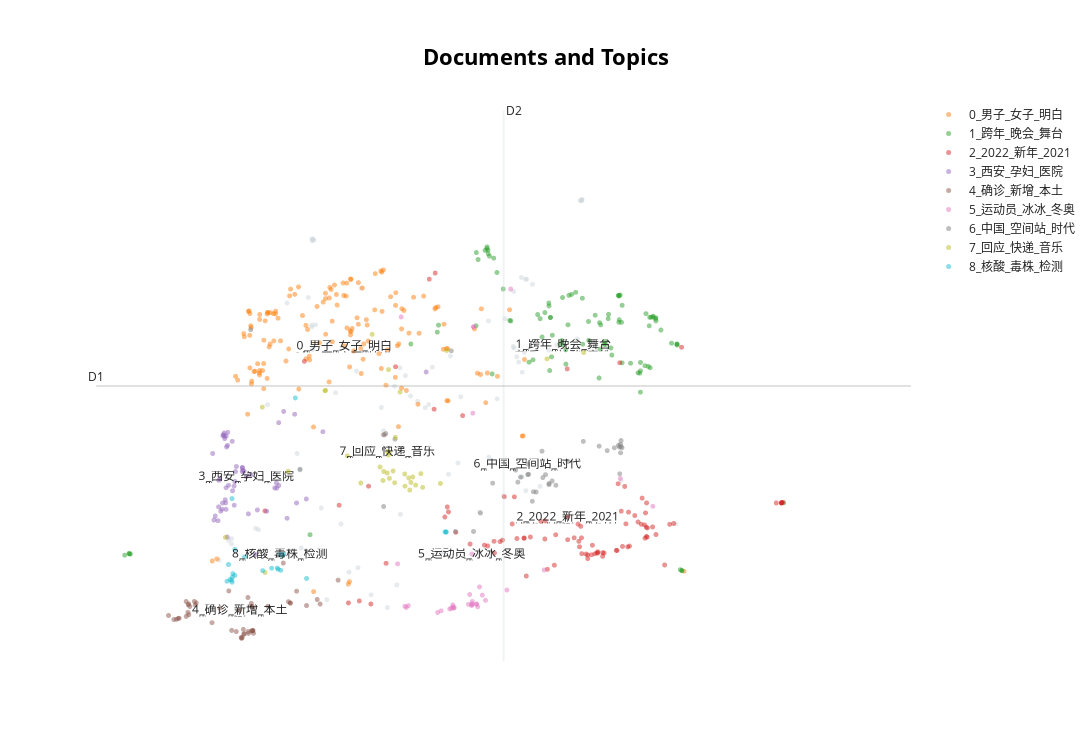

The notebook cell this image was saved under:
### Code cell
topic_model.visualize_documents(docs)

### Figure 1 — Plotly figure (JSON) as saved in the notebook; plotly's stock layout.template omitted (floating-point values rounded to 4 significant figures; data arrays with more than 128 entries replaced by an {"elided": "..."} marker saying what was removed)
{"data": [{"hoverinfo": "text", "hovertext": ["小敏家 刘小捷 徐正 离婚", "九连 集体 决心书 好感", "新郎 巨型机 甲 进村 接亲 引 村民 围观", "我国 第二台 华龙 一号 核电机组 并网 成功", "山东 4 岁 患儿 成 SMA 靶向 药 砍价 首例 受益者", "点 泡泡鱼 下来 取", "小敏家 刘小捷 徐正 离婚", "张艺兴 一首歌 送给 追梦", "近距离 接触 鲨鱼 体验", "金靖 杨 超越 同框 杀伤力 太", "萌宝 台下 排练 2 上台 纹丝不动", "清华 学霸 合唱团 多语种 唱登 鹳雀楼", "肖战 王牌 部队 人设", "拥有 百万 粉丝 网红 荷兰猪", "天生 发际 线高 体验", "万物 皆 可变 蛋糕", "丁真 听 声音 辨别 野生动物", "沉浸 式 恐怖片 体验", "灵魂 砍价 谈判代表 转正", "忙 整年 付出 奉献 收获", "朝鲜 5 试射 高超音速 导弹", "南方 狗 东北 过年", "哈萨克斯坦 首都 进入 紧急状态", "美国 宇航员 返回 地球 制造 事故", "70 万 砍 3 万 3 救命 药 开打", "事业 重要 感情 重要", "七成 清华 毕业生 进入 体制 就业", "8090 童年 画面 整 破防", "2 分钟 快速 缓解 胃痛", "体重 尿酸 很大 关系", "12306 售票 退票 新 变化", "东北 说话 唱歌 两 张嘴", "印 士兵 边境 互致问候 交换 糖果", "智利 车厘子 一斤 不到 30 元", "新版 国家 医保 药品 目录 1 1 启用", "俄 正向 哈萨克斯坦 投送 维和部队 俄 分队", "俄产 装甲车 开往 哈萨克斯坦 首都", "东北 铁锅 炖 仙里 仙气", "留学生 被害 案件 影视 化", "相声 馆里 学 钳工", "丁真 听 声音 辨别 野生动物", "不能 仅以 出轨 请求 离婚", "4 招 放松 肩颈 酸痛", "金钱 外交 改变 不了 台独 覆灭 大势", "一首 孤 勇者 炸 出 LPL 粉丝", "阿森纳 1 2 曼城", "辛芷蕾 陈坤 谈恋爱 太难", "肖思远 生前 连队 收到 一面 特殊 国旗", "学霸 复习考试 种 体验", "头发 过多 种 体验", "邓超用 录音 喇叭 点单 机智", "见 艺术 感 旧物 利用", "五哈 突袭 后期 守护 镜头", "蒲熠星 行走 显微镜", "数十 暴徒 企图 袭击 阿拉木图 警局 击毙", "京 港澳 天地 对话", "李茂扮 太子 票房 破 亿", "陌生 网络 链接 千万别 点", "长白山 千元 网红 民宿 测评", "国旗护卫队 96 正步 代表 960 万平方公里", "恒 大海 花岛 39 栋楼 责令 拆除", "东北 人有 离不开 酱", "航拍 美国 山火 过后 骇人 场景", "山东 4 岁 患儿 成 SMA 靶向 药 砍价 首例 受益者", "丁真 呼吁 保护 野生动物 守好 家乡 山水", "白宫 否认 煽动 哈萨克斯坦 骚乱", "谷爱凌 3 天内 2 次 夺冠", "港珠澳 大桥 老朋友 来看", "刘 舞蹈 打破 煤气灯 效应", "金靖 杨 超越 同框 杀伤力 太", "韩称 韩方 1 越线 前往 朝鲜", "李幼斌 钟楚曦演 父女", "四川 江油 发生 严重 车祸 8 死 19 伤", "长白山 千元 网红 民宿 测评", "8090 童年 画面 整 破防", "穿越 海峡两岸 从来 一家", "一家 三口 卧室 烤火 一氧化碳 中毒", "承担 全国 三分之一 外防 输入", "7 种 罕见 病 用药 纳入 医保", "这是 人类 幼崽 智商 天花板", "彩色 动图 感受 太阳活动 震撼", "东北 铁锅 炖 仙里 仙气", "民之所忧 必念 之民 盼 必行", "近距离 接触 鲨鱼 体验", null], "marker": {"color": "#CFD8DC", "opacity": 0.5, "size": 5}, "mode": "markers+text", "name": "other", "showlegend": false, "type": "scattergl", "x": [3.973, 6.134, 4.444, 6.229, 3.095, 5.514, 3.973, 4.902, 6.824, 6.187, 4.869, 6.773, 5.169, 5.839, 6.82, 4.491, 6.227, 6.817, 5.206, 7.811, 4.459, 3.975, 4.728, 6.38, 4.073, 5.927, 4.907, 6.097, 3.41, 2.994, 5.741, 3.977, 4.846, 4.28, 4.131, 4.722, 4.728, 3.984, 3.817, 5.243, 6.238, 4.012, 3.38, 5.542, 4.222, 4.769, 6.01, 5.013, 6.814, 6.803, 6.299, 6.102, 6.155, 6.191, 4.706, 5.435, 5.994, 5.414, 3.846, 5.356, 3.506, 3.994, 6.214, 3.126, 6.182, 4.743, 4.598, 3.981, 6.558, 6.189, 4.364, 5.835, 2.068, 3.85, 6.104, 7.235, 3.712, 3.862, 3.125, 3.936, 6.471, 3.984, 4.96, 6.816, 5.088], "y": [8.197, 7.669, 7.418, 5.317, 4.444, 5.803, 8.228, 7.476, 10.43, 5.56, 3.661, 7.984, 6.775, 5.906, 10.43, 8.876, 9.034, 10.41, 6.832, 4.734, 3.964, 9.742, 6.302, 5.393, 5.014, 6.932, 4.9, 7.851, 4.632, 4.095, 4.945, 9.708, 7.153, 4.733, 3.402, 6.293, 6.37, 9.738, 5.97, 7.488, 9.031, 8.233, 4.655, 6.967, 7.038, 3.264, 8.34, 6.981, 10.42, 10.42, 8.944, 8.819, 7.576, 7.398, 6.779, 7.685, 5.222, 5.606, 5.689, 4.238, 6.828, 9.721, 7.748, 4.474, 9.065, 6.29, 3.488, 7.799, 7.878, 5.559, 3.886, 8.301, 4.214, 5.68, 7.826, 5.496, 8.615, 4.311, 4.382, 8.713, 7.788, 9.73, 7.339, 10.42, 6.889]}, {"hoverinfo": "text", "hovertext": {"elided": "147 str values"}, "marker": {"opacity": 0.5, "size": 5}, "mode": "markers+text", "name": "0_男子_女子_明白", "text": {"elided": "147 str values"}, "textfont": {"size": 12}, "type": "scattergl", "x": {"elided": "147 float values"}, "y": {"elided": "147 float values"}}, {"hoverinfo": "text", "hovertext": ["张继科 湖南卫视 跨年 晚会", "小姐姐 带 爆笑 跨年 舞台", "左其 铂 新歌 HOLLAHOLLA 上头", "EDG 首支 官方 应援 曲", "李斯 丹妮 一个 一台 晚会", "人间 高质量 美景 馋 哭", "令人 心动 offer 李不言", "王艺瑾 新剧 开局 一座 山 开机", "华坪 女高 学生 跨年 夜齐 喊 张老师 新年快乐", "奥特曼 参加 跨年 晚会", "牛骏峰 谭 维维 合唱 泉州 南音", "毛 不易 大湾 区 唱 入海", "何炅 晒 你好 星期六 上班", "长沙 市民 街头 吃辣条 跨", "江南 征 表情 戏 拿捏", "许嵩 B 站 跨 晚会 唱 素颜", "五月天 周杰伦 合唱", "上戏 416 女团 重聚 演绎 探窗", "古人 跨 夜 朋友圈 文案", "高粱 江南 征说 7 永远", "萧敬腾 小鬼 合作 舞台 太炸", "王一博 廿跨 晚会 彩排 花絮 视频", "陈小春 张智霖 林晓峰 爷青回 合唱", "开端 预告 信息量 好大", "跨年 晚会 明星 名 场面", "云南 宁蒗 地震 造成 22 受伤", "张艺兴 大湾 区唱 未来 梦", "阴阳师 奥妙 祭 广州 站", "跨年 夜 千万 网友 陪 边防战士 站岗", "湖南卫视 跨年 晚会", "顾一野 江南 征在 初见 车站 牵手", "周深 跨 晚会 试 音视频", "顾一野 江南 征 BE 美学", "萧敬腾 小鬼 合作 舞台 太炸", "哈利波 特 剧组 重聚 特别节目 上线", "云南 宁蒗 地震 造成 15 受伤", "刘德华 易 烊 千玺 奇迹 主题曲", "赵又廷 发博为 高圆圆 完美 伴侣 call", "张若昀 李庚希 告别 戏 嗑", "跨年 晚会 现场 神仙 打架", "跨年 主持人 经典 名 场面 大盘 点", "杨千嬅 反贪 5 推广 曲 MV", "fx 初 智齿 舞台", "丁真 低头 看娃 瞬间 太有 爱", "东方 卫视 跨年 满满 正 能量", "宋祖儿 王安宇 跨 合唱 舞台", "高圆圆 演 陈珊 霸气", "周杰伦 阿信 合唱 龙卷风", "张桂梅 学生 跨年 夜 互喊 新年快乐", "周深 大湾 区唱 繁星 璀璨 天空", "李治廷 宋妍 霏 优点 脸长", "小姐姐 带 爆笑 跨年 舞台", "白敬亭 拒绝 剧透 新剧 开端", "张颜齐 加入 天天向上 学习团", "云台山 日照 金山 遇见 美丽 冰瀑", "广东 冬日 养生 桔", "熊黛林 新剧 杨怡 跪", "王嘉尔 大湾 区唱 真的 爱", "浓郁 高原 系 民族 妆", "INTO1 明早 老 地方 出发 短片 预告", "偶遇 明星 奇妙 经历", "开端 剧组 套路 白敬亭", "杨幂 麻花 特 开心 预告 视频", "演唱会 最让人 惊艳 瞬间", "暃 玉城 之子 CG", "戚薇 李承铉 合唱 漠河 舞厅", "云南 宁洱 云海 日出 宛如 仙境", "云南 地震 现场 监控 视频", "云南 宁蒗 5.5 级 地震", "宋茜 迪斯科 唱 跳 舞台", "SEVENTEEN 完 整体 出演 金 唱片 颁奖礼", "周深 大湾 区唱 繁星 璀璨 天空", "太阳 花花 花 00000", "王传越 张靓颖 唱响 领航", "INTO1 新歌 万里 预告", "哈利波 特 魔法 觉醒", "陈自瑶 获 TVB 最佳 女配角", "谭俊彦 TVB 最佳 男主角", "TVB 颁奖礼 获奖 名单", "周深 邓丽君 跨 时空 合唱", "王嘉尔 大湾 区唱 真的 爱", "云南 中学 置身 云海 宛若 仙境", "今天 生活 觉醒 年代 最好 续集", "朱一龙 弹唱 漠河 舞厅", "永远 相信 符 龙飞 舞台", "麻花 特 开心 飞行 嘉宾", "湖南卫视 青春 当燃 MV", "金泰 妍 StepBack 高音", "张雨 绮 演 女老师 梦回 长江 七号", "林夏薇 TVB 最佳 女主角", "鹿晗 挑战 史上 最强 儿歌", "Angelababy 浙江 卫视 跨年 海报", "何炅 晒 你好 星期六 上班", "这才 跨 晚会 看点", "张艺兴 大湾 区唱 未来 梦", "袁弘 新剧 角色 同名 网友 道歉", "长沙 发出 全国 首份 家庭教育 令", null], "marker": {"opacity": 0.5, "size": 5}, "mode": "markers+text", "name": "1_跨年_晚会_舞台", "text": ["", "", "", "", "", "", "", "", "", "", "", "", "", "", "", "", "", "", "", "", "", "", "", "", "", "", "", "", "", "", "", "", "", "", "", "", "", "", "", "", "", "", "", "", "", "", "", "", "", "", "", "", "", "", "", "", "", "", "", "", "", "", "", "", "", "", "", "", "", "", "", "", "", "", "", "", "", "", "", "", "", "", "", "", "", "", "", "", "", "", "", "", "", "", "", "", "", "1_跨年_晚会_舞台"], "textfont": {"size": 12}, "type": "scattergl", "x": [7.486, 7.601, 7.069, 7.012, 7.438, 5.925, 6.674, 6.481, 5.309, 7.438, 7.007, 8.949, 6.06, 7.824, 6.617, 7.654, 7.238, 7.214, 7.823, 6.755, 7.572, 7.541, 6.961, 6.501, 7.431, 2.048, 5.821, 6.826, 5.017, 7.521, 6.711, 7.824, 6.685, 7.536, 6.589, 2.057, 7.102, 6.38, 6.431, 7.413, 7.002, 7.127, 7.571, 7.859, 7.244, 7.601, 6.487, 7.211, 5.296, 5.83, 6.354, 7.597, 6.264, 7.137, 5.891, 5.726, 6.49, 7.874, 5.991, 6.652, 5.704, 6.305, 6.61, 6.893, 6.474, 7.019, 5.832, 2.045, 1.999, 7.55, 7.245, 5.8, 5.707, 7.067, 7.054, 6.65, 7.212, 7.211, 7.224, 7.531, 7.876, 5.846, 5.874, 6.89, 7.497, 6.509, 7.438, 7.098, 6.471, 7.205, 6.83, 7.334, 6.072, 7.767, 5.82, 6.401, 3.953, 6.626], "y": [7.513, 8.355, 7.886, 7.805, 7.048, 9.152, 8.233, 7.428, 8.227, 7.423, 8.27, 5.104, 8.309, 7.89, 8.712, 8.14, 8.276, 8.323, 7.897, 8.803, 8.384, 7.477, 8.401, 7.669, 7.382, 4.207, 9.602, 8.7, 7.895, 7.501, 8.767, 7.878, 8.75, 8.364, 7.893, 4.202, 8.417, 8.34, 8.447, 7.389, 7.298, 7.826, 8.369, 3.928, 7.564, 8.301, 8.358, 8.277, 8.104, 9.543, 8.413, 8.341, 7.575, 7.701, 9.404, 9.38, 8.364, 3.913, 8.862, 7.542, 8.215, 7.617, 7.955, 7.959, 8.564, 8.232, 9.482, 4.215, 4.183, 8.365, 8.575, 9.54, 9.502, 7.939, 7.89, 7.793, 8.738, 8.751, 8.755, 8.215, 3.911, 9.439, 7.369, 8.291, 8.429, 8.049, 7.571, 8.341, 8.615, 8.747, 7.891, 7.558, 8.301, 7.91, 9.572, 8.018, 4.544, 7.882]}, {"hoverinfo": "text", "hovertext": ["无数 追梦人 奋斗 奉献", "2022 第一碗 暖 胃 粥", "郑州 发布 2022 5 号 通告", "加勒 万 河谷 英雄 部队 新年 祝福", "2022 首场 流星雨 即将 上演", "2021 中国航天 全年 发射 55 次", "年轻人 买 基金 方式 有多绝", "张泽禹 2022 新年 祝福", "天问 一号 火星 传来 元旦 祝福", "天安门 八一 升起 国旗 赠予 喀喇昆仑", "iG 公布 2022 春季 赛大 名单", "2021 王者 荣耀 挑战者杯", "感谢 温暖 2021", "2022 全军 开训 热血 壁纸", "2021 电竞 年度 关键词", "2022 最好 打开方式", "古乐版 新年 音乐会", "许下 2022 第一个 愿望", "00 考试 前 祈福", "大熊猫 新年 交响音乐会", "2022 写出 新年 心愿", "2022 新年 愿望", "丁程鑫 告别 2021 视频", "2022 第一缕 阳光", "2022 微信 公开课", "2022 第一 锅暖 胃 汤", "2021 最后 一天", "容祖儿 粤语 主持 大湾 区 新年 音乐会", "世卫 组织 称 2022 生活 越来越 正常", "00 后办 年货 方式 有多绝", "2022 第一场 日出", "2022 第一缕 阳光 穿过 长城", "山东泰山 2 2 上海 海港", "大湾 区 2022 新年 音乐会", "张真源 2022 第一首 清唱", "2022 新年 烟花 秀", "一起 2022 看看", "2022 北京 台 春晚 官宣", "新年贺词 里 暖 心话", "容祖儿 粤语 主持 大湾 区 新年 音乐会", "2022 第一条 微博", "2022 第一条 微博", "20220222 正月 二十二 星期二", "明 两天 相继 上演 神秘 天象", "2022 新年 愿望", "无数 追梦人 奋斗 奉献", "四川 卫视 国风 DNA 动", "2021 股民 人均 赚 5 万", "深圳 2022 架 无人机 闪耀 星空", "2021 54% 股民 赚钱", "2021 年度 十大 最丑 建筑", "2022 你立 新 flag", "于小伟 新年 第一天 李诚儒 道歉", "天问 一号 新年 传回 新 合影", "2021 最后 一天 大连 一名 消防员 殉职", "北京 2022 冬奥会", "2022 第一 企鹅 破壳", "上海 迪士尼 2022 新年 烟花", "2022 跨年 晚会 观后感", "大湾 区 新年 音乐会", "大湾 区 2022 新年 音乐会", "媳妇 送 新年 祝福 成祝 新婚 快乐", "2022 第一个 flag", "2021 最后 一条 微博", "2022 第一场 升国旗 仪式", "深圳 一架 无人机 取证 楼盘 质量 问题 击落", "总台 2022 大湾 区 音乐会 节目单", "2022 第一杯 奶茶", "再见 2021 你好 2022", "孙 海洋 许下 心愿 2022 天下 无拐", "2022 最有 爱 一天", "2022 想 实现 愿望", "2022 一起 未来", "2022 没有 疫情 跨 夜", "上海 街道 流浪 猫办 医保卡", "2021 基民 平均 收益 股民", "感觉良好 乘组 送 新年 寄语", "春运 火车票 1 3 发售", "2021 最后 一夜", "总台 启航 2022 迎新年 特别节目", "1 17 买 除夕 车票", "2022 祝福 献给 奋斗", "2021 十大 语文 差错", "距离 北京 冬奥会 34 天", "天安门 元旦 升旗仪式", "一场 国风 音乐会 打开 2022", "元旦 档 首日 票房 4.6 亿", "中国 电影 2022 元旦 档 首日 票房 亿", "2022 你好 2021 再见", "2022 春运 首日 火车票 明日 开售", "2022 新年贺词 完整 视频", "今年 除夕 腊月 二十九", "古诗 方式 打开 2022", "愿 2022 美好 加倍", "2022 第一场 旅行", null], "marker": {"opacity": 0.5, "size": 5}, "mode": "markers+text", "name": "2_2022_新年_2021", "text": ["", "", "", "", "", "", "", "", "", "", "", "", "", "", "", "", "", "", "", "", "", "", "", "", "", "", "", "", "", "", "", "", "", "", "", "", "", "", "", "", "", "", "", "", "", "", "", "", "", "", "", "", "", "", "", "", "", "", "", "", "", "", "", "", "", "", "", "", "", "", "", "", "", "", "", "", "", "", "", "", "", "", "", "", "", "", "", "", "", "", "", "", "", "", "", "2_2022_新年_2021"], "textfont": {"size": 12}, "type": "scattergl", "x": [7.747, 5.274, 4.756, 5.262, 6.864, 5.642, 5.401, 7.447, 7.272, 5.563, 5.898, 7.322, 7.304, 6.67, 5.827, 6.957, 8.871, 7.487, 6.388, 7.492, 7.5, 7.481, 6.277, 6.989, 6.43, 6.809, 5.958, 8.928, 3.478, 6.434, 7.054, 6.796, 4.595, 8.928, 6.882, 7.413, 7.184, 6.531, 5.211, 8.94, 6.209, 6.213, 7.312, 6.666, 7.512, 7.789, 7.22, 4.261, 6.739, 5.413, 5.793, 6.979, 7.503, 7.203, 5.894, 6.457, 6.78, 7.285, 6.819, 8.927, 8.923, 4.856, 6.987, 6.136, 6.881, 4.571, 8.927, 6.921, 7.04, 7.509, 7.693, 7.567, 7.19, 7.872, 3.894, 5.376, 7.456, 4.473, 5.983, 6.788, 4.359, 7.602, 5.491, 6.235, 7.236, 6.931, 6.002, 6.109, 7.249, 6.086, 6.544, 7.378, 6.816, 7.501, 7.039, 6.672], "y": [4.726, 9.143, 4.041, 6.749, 4.203, 4.379, 5.032, 4.727, 5.392, 6.637, 4.222, 4.343, 4.329, 4.455, 4.346, 4.207, 5.102, 4.482, 4.778, 4.927, 4.675, 4.716, 4.503, 4.244, 4.468, 4.69, 4.421, 5.109, 4.962, 4.786, 4.222, 4.331, 3.325, 5.105, 4.123, 4.766, 4.268, 4.008, 9.035, 5.112, 4.481, 4.486, 4.94, 7.458, 4.662, 4.74, 7.566, 5.061, 4.489, 4.943, 4.36, 4.226, 5.102, 5.439, 4.427, 3.935, 4.73, 4.734, 4.209, 5.104, 5.1, 7.495, 4.221, 4.476, 4.187, 5.396, 5.101, 4.19, 4.227, 4.501, 4.012, 4.68, 4.265, 7.838, 7.59, 4.854, 5.186, 3.38, 4.448, 4.427, 3.344, 4.546, 4.585, 3.817, 4.957, 4.358, 5.211, 5.208, 4.338, 4.732, 4.542, 4.88, 4.489, 4.513, 4.164, 4.857]}, {"hoverinfo": "text", "hovertext": ["西安 抗癌 厨房 抗疫 人员 送 爱心 餐", "19 名 西安 大学生 研发 疫情 防控 程序", "重庆 背篓 收集 60 吨 爱心 蔬菜 送 西安", "西安 卫健委 主任 党内 警告", "西安 明德 英里 小区", "院方 回应 孕妇 医院 门口 流产", "西安 明德 英里 小区", "重庆 背篓 收集 60 吨 爱心 蔬菜 送 西安", "小伙 记录 各地 支援 西安 救护车", "滞留 西安 考研 生当 志愿者", "成都 有条 500 公里 长 绿道", "银川 西安 捐助 羊肉 枸杞 120 吨", "西安 雁塔 区委书记 免职", "柳州 捐 33000 份 螺蛳 粉给 西工大", "西安 男子 连续 3 家 医院 拒诊 最终 猝死", "西安 坚决 杜绝 风险 隔离 人群 向外 沾染", "西安 全市 正在 集中 隔离 42000 余人", "国际 医学 回应 孕妇 流产 事件", "西安 咸阳 国际 机场 暂停 国际 客运 航线", "25 万份 2000 吨 蔬菜 正发往 西安", "农户 50 亩 薄膜 割破", "西安 孕妇 流产 事件 相关 责任人 处理", "郑州 医院 2 天 接收 约 10 位封 控区 产妇", "财政部 下拨 5 亿 支持 陕西 防疫", "侠客岛 评 西安 一码 通", "西安 孕妇 流产 涉事 医院 营利性", "西安 各大 医院 急救 通道 24 小时 待命", "西安 小区 统计 孕妇 信息", "重症 专家 告诉 为啥 快乐 使人 健康", "西安 高校 3 万 学生 豪华 新年 晚餐", "新疆 100 万个 小油 馕 今夜 到达 西安", "西安 要求 孕产妇 开通 绿色通道", "中国 侨联 一副 处长 免职", "人民日报 评 西安 防疫", "西安 通报 2 名 防疫 人员 殴打 市民", "西安 房东 免费 81 位 房客 做饭", "租户 吃 9 天 方便面 得到 小区 居民 帮助", "救灾 医生 汶川 孩子 十年 之约", "西安 防疫 志愿者 回应 消毒机 喷火", "西安 通报 2 名 防疫 人员 殴打 市民", "男子 购 60 吨 新鲜 蔬菜 连夜 送往 西安", "西安 副 市长 杨建强 兼任 雁塔 区委书记", "国务院 专家 谈 陕西 新冠 病例 救治", "西建 大为 2 万余名 在校生 发 防疫 礼包", "西安 小伙 买 馒头 群殴", "小伙 停业 3 天为 西安 捐 一万个 馍", "马克 龙称 气死 拒绝 接种 疫苗", "陕西 回应 尿毒症 患者 外出 透析 受阻", "拒绝 网上 学 挖掘机", "院方 回应 孕妇 医院 门口 2 小时 流产", "西安 网友 称 父亲 心绞痛 拒诊 耽误 离世", "19 名 西安 大学生 研发 疫情 防控 程序", "西安 卫健委 孕妇 流产 责任事故 道歉", "皮肤科 专家 7 步 洗脸 法", null], "marker": {"opacity": 0.5, "size": 5}, "mode": "markers+text", "name": "3_西安_孕妇_医院", "text": ["", "", "", "", "", "", "", "", "", "", "", "", "", "", "", "", "", "", "", "", "", "", "", "", "", "", "", "", "", "", "", "", "", "", "", "", "", "", "", "", "", "", "", "", "", "", "", "", "", "", "", "", "", "", "3_西安_孕妇_医院"], "textfont": {"size": 12}, "type": "scattergl", "x": [3.623, 3.581, 3.038, 3.258, 2.991, 3.068, 3.002, 3.052, 3.241, 3.162, 2.927, 3.054, 3.167, 3.069, 3.497, 2.99, 3.094, 3.027, 3.153, 3.035, 3.086, 3.064, 3.712, 3.914, 3.177, 3.154, 3.398, 3.137, 2.941, 4.089, 3.074, 3.069, 3.239, 3.238, 3.599, 3.676, 3.792, 3.012, 3.331, 3.625, 3.048, 3.246, 2.954, 3.811, 3.084, 3.133, 3.081, 2.984, 5.179, 3.304, 3.06, 3.603, 3.031, 3.377, 3.282], "y": [6.513, 5.366, 6.301, 5.659, 5.499, 4.989, 5.524, 6.272, 5.718, 5.479, 5.971, 6.231, 5.653, 6.277, 4.955, 5.033, 5.411, 4.992, 5.398, 6.284, 6.342, 5.103, 4.832, 5.171, 5.741, 5.061, 4.979, 5.315, 4.801, 6.353, 6.086, 5.369, 5.725, 5.653, 5.453, 6.71, 6.661, 4.957, 5.596, 5.409, 6.331, 5.674, 4.872, 5.101, 6.113, 6.184, 4.502, 4.79, 7.403, 4.91, 5.158, 5.363, 5.099, 4.194, 5.565]}, {"hoverinfo": "text", "hovertext": ["浙江 宁波 新增 本土 确诊 3 例", "西安 新增 本土 确诊 174 例", "郑州 新增 5 例 确诊 8 例 无症状", "浙江 宁波 新增 7 例 确诊", "1 5 新增 确诊 189 例", "西安 连续 8 天 新增 超 百例", "浙江 新增 3 例 本土 确诊", "宁波 新增 三个 风险 地区", "郑州 两地 调整 风险 地区", "北京 本土 病例 清零", "河南 新增 本土 无症状 9 例", "欧洲 新冠 确诊 病例 突破 1 亿", "郑州 新增 6 例 阳性", "宁波 停售 进京 火车票", "陕西 123 例 新增 确诊 详情", "浙江 金华 通报 1 例 阳性", "宁波 北仑区 发现 一例 阳性 感染者", "今起 宁波 进京 航班 取消", "河南 洛阳 发现 8 名 本土 感染者", "宁波 北仑 新增 6 例 确诊 病例", "西安 新增 本土 确诊 122 例", "永济 高铁 北站 出站口 闸机 环境 采样 阳性", "西安 新增 174 例 确诊 病例 活动 轨迹", "陕西 新增 确诊 123 例", "浙江 永康 确诊 司机 自责 致歉", "史蒂芬 森 单节 20", "西安 新增 病例 20% 系核 筛 发现", "浙江 永康 通报 一例 阳性", "哈萨克斯坦 爆发 抗议 活动", "西安 新增 病例 20% 系核 筛 发现", "1 1 新增 确诊 191 例", "浙江 金华 永康市 两地 升为 风险", "许昌 新增 本土 确诊 50 例", "陕西 新增 63 例 本土 确诊", "西安 累计 确诊 1451 例", "西安 本轮 疫情 累计 报告 本土 确诊 1856 例", "1 5 新增 本土 确诊 132 例", "宁波 北仑 实施 临时 封闭 管理", "浙江 永康 一批 进口 火龙果 核酸 初检 弱阳性", "西安 新增 174 例 确诊 病例 均 轻型", "郑州 累计 7 例 确诊 10 例 无症状", "浙江 宁波 疫情 一起 独立 疫情", "西安 新增 174 例 确诊 病例 均 轻型", "洛阳 1 例 阳性 人员 流调 信息 公布", "浙江 宁波 新增 7 例 确诊", "西安 本轮 疫情 累计 确诊 1573 例", "西安 累计 确诊 1451 例", "洛阳 新安县 两地 调整 风险", null], "marker": {"opacity": 0.5, "size": 5}, "mode": "markers+text", "name": "4_确诊_新增_本土", "text": ["", "", "", "", "", "", "", "", "", "", "", "", "", "", "", "", "", "", "", "", "", "", "", "", "", "", "", "", "", "", "", "", "", "", "", "", "", "", "", "", "", "", "", "", "", "", "", "", "4_确诊_新增_本土"], "textfont": {"size": 12}, "type": "scattergl", "x": [2.648, 3.3, 3.746, 2.666, 3.917, 3.304, 2.921, 2.687, 2.754, 3.251, 3.176, 3.509, 3.747, 2.669, 3.232, 2.573, 3.097, 2.674, 3.127, 3.002, 3.254, 3.672, 3.335, 3.238, 2.462, 4.25, 3.357, 2.518, 4.734, 3.35, 4.06, 2.565, 3.259, 3.227, 3.336, 3.298, 4.03, 2.647, 2.546, 3.352, 3.726, 2.743, 3.348, 3.812, 2.675, 3.335, 3.346, 2.734, 3.213], "y": [3.107, 2.841, 3.34, 3.178, 3.298, 2.809, 2.997, 3.281, 3.344, 2.878, 2.841, 3.286, 3.343, 3.312, 2.721, 3.075, 3.555, 3.328, 2.861, 3.253, 2.796, 4.045, 2.853, 2.734, 3.123, 3.744, 2.811, 3.053, 6.302, 2.855, 3.324, 3.073, 2.799, 2.737, 3.282, 3.44, 3.404, 3.369, 3.056, 2.861, 3.366, 3.309, 2.855, 3.551, 3.136, 3.336, 3.281, 3.37, 3.219]}, {"hoverinfo": "text", "hovertext": ["上美 影厂 冬奥 新 电影 放大 招", "火豹 对阵 eStar", "时隔 31 五星红旗 再次 飘扬 尼加拉瓜", "诺维茨基 球衣 退役 仪式", "幼儿园 宝宝 屋顶 楼下 大白 呐喊 加油", "辽宁 男篮 战胜 广东 男篮", "北京 冬奥 藏不住 中国式 浪漫", "冬奥会 筹办 压线 冲刺", "肖战为 中国女篮 加油", "eStar 晋级 挑战者杯 四强", "2021 女排 超级 联赛 决赛", "广州队 两 小将 连场 破门", "XYG 对阵 东莞 Wz", "篮网 巨头 合砍 79", "冰冰 冰冰 冰上 滑冰", "澳大利亚 取消 德约 科维奇 入境签证", "杨舒予 入选 中国女篮 集训队", "德罗 赞 三分 绝杀", "年度 十大 热门 篮球 运动员", "互为 依靠 祖国 赢得 45 枚 金牌", "广州队 2 0 长春亚泰", "当王 冰冰 遇到 李雪琴", "王者 荣耀 新 赛季 1 6 更新", "冰球 运动员 赢得 比赛 听到 国歌 落泪", "新年伊始 国歌 响彻 喀喇昆仑山 谷", "冬奥 运动员 设计 快护 暖 美 战衣 服装 设计师", "诺维茨基 永远 41 号", "残奥 冠军 搭档 8 第一次 谈心", "第一次 见 这种 烧水 方式", "张镇麟 险些 隔扣 易建联", "当王 冰冰 遇到 李雪琴", "冰球 运动员 赢得 比赛 听到 国歌 落泪", "实现 祖国 完全 统一 两岸 同胞 共同 心愿", null], "marker": {"opacity": 0.5, "size": 5}, "mode": "markers+text", "name": "5_运动员_冰冰_冬奥", "text": ["", "", "", "", "", "", "", "", "", "", "", "", "", "", "", "", "", "", "", "", "", "", "", "", "", "", "", "", "", "", "", "", "", "5_运动员_冰冰_冬奥"], "textfont": {"size": 12}, "type": "scattergl", "x": [7.225, 5.336, 5.741, 5.655, 4.915, 5.427, 6.423, 6.03, 5.804, 5.469, 5.475, 5.443, 5.299, 4.99, 5.722, 5.637, 5.625, 5.461, 5.665, 5.771, 4.969, 5.677, 4.954, 5.712, 5.67, 5.708, 4.877, 5.664, 6.07, 5.46, 5.679, 5.665, 7.569, 5.66], "y": [5.532, 3.206, 3.626, 3.301, 8.371, 3.239, 3.924, 3.57, 3.389, 3.251, 3.263, 3.25, 3.176, 3.296, 3.276, 3.492, 3.319, 3.274, 3.37, 3.481, 3.264, 8.197, 3.286, 3.32, 6.68, 3.328, 4.031, 3.328, 8.861, 3.308, 8.198, 3.309, 5.043, 4.205]}, {"hoverinfo": "text", "hovertext": ["57 岁 阿姨 57 段 日出 纪念 重生", "眯眯眼 中国 风 西方 刻板 印象", "郑州 教资 面试 时间 推迟", "中国 现存 最大 单件 青铜 文物", "王 亚平 谈 太空 授课 感受", "第一 视角 体验 423 米 超级 冰 滑梯", "以新 时代 党 伟大 自我 革命 引领 新 伟大 社会 革命", "2022 第一天 中国", "世界 期待 中国 中国 做好 准备", "原来 北京 时间 创造", "2022 中国 全面 建成 空间站", "中国 空间站 新年 寄语", "中国 世界 提供 20 亿剂 新冠 疫苗", "中国 航天员 首次 太空 跨年", "眯眯眼 中国 风 西方 刻板 印象", "滑雪 成为 年轻人 跨年 新 选择", "中国 空间站 第一次 办 画展", "10 修复 2479 块 碎片 终 还原 青铜 神树", "第一次 魔法 世界 跨年", "淘宝 天猫 全面 融合", "原来 地球 一个 祝融 号", "成都 米其林 指南 发布", "把握 历史 主动 创造 新 伟业", "首批 12 家 国家级 滑雪 旅游 度假地", "中国 天眼 考虑 1% 观测 时间 中小学生 开放", "2021 中国 电影票房 超 470 亿 全球 第一", "中国 天眼 重磅 成果 发布", "12306 网站 延长 售票 时间", "武林 外 传播 出 十六 周年", "新 中国 第一代 女 考古 郑振香", "驻 哈萨克斯坦 使馆 紧急 提醒 中国 公民", "中国 驻 尼加拉瓜 大使馆 举行 复馆 仪式", "第一 视角 中国 空间站 绝美 日出", "新 时代 中国 昂扬 奋进 洪流", "新 时代 中国 昂扬 奋进 洪流", "空间站 机械 臂 成功 转位 货运 飞船", "时代 少年 团 男儿 歌", "一个 坚韧不拔 欣欣向荣 中国", null], "marker": {"opacity": 0.5, "size": 5}, "mode": "markers+text", "name": "6_中国_空间站_时代", "text": ["", "", "", "", "", "", "", "", "", "", "", "", "", "", "", "", "", "", "", "", "", "", "", "", "", "", "", "", "", "", "", "", "", "", "", "", "", "", "6_中国_空间站_时代"], "textfont": {"size": 12}, "type": "scattergl", "x": [3.327, 7.216, 5.487, 7.003, 5.444, 6.25, 7.228, 6.507, 6.437, 5.678, 6.338, 6.546, 6.258, 6.473, 7.243, 7.22, 6.474, 6.836, 6.4, 6.298, 6.674, 4.73, 7.229, 3.848, 5.88, 6.145, 6.174, 5.751, 6.121, 7.163, 4.753, 4.849, 6.409, 7.206, 7.233, 6.309, 7.234, 7.088, 6.249], "y": [8.146, 6.083, 4.6, 6.1, 7.776, 5.599, 6.132, 5.487, 5.599, 4.6, 5.294, 5.412, 5.605, 5.423, 6.072, 5.614, 5.443, 6.183, 6.011, 5.131, 5.831, 5.039, 5.983, 5.692, 5.449, 5.467, 5.555, 4.924, 5.679, 6.07, 6.321, 6.223, 5.546, 6.114, 6.091, 5.298, 6.199, 6.021, 5.785]}, {"hoverinfo": "text", "hovertext": ["王 亚平 回应 网友 8 年前 照片", "西安 京东 快递 员工 确诊 暂停 业务", "音乐 平台 签署 独家 版权 协议", "小红书 公布 第二批 违规 营销 品牌 处罚 名单", "合肥 公司 迟到 一次 扣 一千", "民警 妻子 举报 丈夫 涉嫌 违法违纪", "央视 音乐 人才培养 计划", "95 岁 院士 鼓励 女性 行业 发光", "90 教师 帮 400 天线宝宝 开口 说话", "鼓励 推广 刷 身份证 自动 核验 健康 码 服务", "张庭 抖音 账号 暂封", "外交部 回应 美再 立陶宛 错误 言行 帮腔", "市监 总局 阿里 腾讯 哔哩 哔哩 做出 行政处罚", "钟南山 回应 是否 回家 过年", "茶 颜悦色 回应 涨价", "FAST 捕捉 快速 射电 暴 创作 音乐", "微信 支持 数字 人民币 支付", "工信部 回应 APP 摇一摇 开屏 广告", "郭京飞 微博 后缀 李唐 摩斯 密码", "翟志刚 王 亚平 叶光富 对话 京 港澳 学子", "快递 站 送 出 鸡蛋 治愈", "张庭 林瑞阳 夫妇 微博 禁言", "快递 站 送 出 鸡蛋 治愈", "禹州 餐馆 防疫 人员 日送 400 份饭", "中纪委 评 山姆 会员 店 恶意 下架 新疆 产品", "张庭 夫妇 未 直接 持股 涉嫌 传销 公司", "人民 服务 展示 党徽", "小米 回应 印度 追缴 税款", "西安 作协 主席 回应 批 索要 卫生巾 女子 矫情", "身份证 18 位 Ⅹ 读作 sh í", "潘家华 涉嫌 受贿 提起公诉", "外交部 回应 优衣库 创始人 涉中美 表态", "物业 回应 保洁员 偷拿 业主 菜", "多家 快递 企业 称 春节 打烊", null], "marker": {"opacity": 0.5, "size": 5}, "mode": "markers+text", "name": "7_回应_快递_音乐", "text": ["", "", "", "", "", "", "", "", "", "", "", "", "", "", "", "", "", "", "", "", "", "", "", "", "", "", "", "", "", "", "", "", "", "", "7_回应_快递_音乐"], "textfont": {"size": 12}, "type": "scattergl", "x": [4.781, 4.489, 5.122, 4.955, 3.451, 4.692, 6.84, 3.061, 4.609, 5.329, 5.068, 4.854, 4.847, 4.781, 4.952, 6.453, 5.141, 5.038, 5.005, 5.395, 4.116, 5.017, 4.112, 3.723, 4.791, 4.768, 4.902, 4.995, 4.347, 3.478, 4.731, 4.79, 4.83, 4.723, 4.77], "y": [5.944, 5.452, 5.617, 5.396, 6.785, 5.733, 7.746, 4.496, 8.064, 5.444, 5.415, 6.255, 5.456, 7.446, 5.609, 7.635, 5.375, 5.558, 5.328, 7.781, 7.081, 5.462, 7.072, 5.658, 5.533, 5.628, 7.051, 5.541, 5.929, 3.879, 5.654, 5.99, 5.664, 5.496, 6.005]}, {"hoverinfo": "text", "hovertext": ["法国 发现 新冠新 变异 毒株 IHU", "新 变异 毒株 IHU 变异 位点 比奥 密克戎", "洛阳市 新安县 首轮 全员 核酸 检测 阴性", "钟南山 回应 新型 变异 毒株 IHU", "钟南山 称 西安 此轮 疫情 拐点 出现", "货车 司机 滞留 公路 5 天 河南 大娘 每日 送 粥", "德约 科维奇 因未 接种 新冠 疫苗 签证 撤销", "宁波 本轮 疫情 越南 毒株 序列 同源性 高", "专家 称 未来 几周 美国 恐将 刮起 病毒 风暴", "许昌 教资 面试 推迟", "宁波市 人员 出行 须持 48 小时 核酸 阴性 证明", "奥密克戎 欧洲 掀起 疫情 海啸", "数据 杀熟 成为 行业 常态", "河南 许昌 开展 全员 核酸 检测", "西安 今日 启动 重点 区域 核酸 筛查 工作", "袁惟仁 医生 判定 植物", "北仑区 开展 大规模 核酸 检测", "瓜 迪奥拉 新冠 检测 呈 阳性", "郑州 本轮 疫情 主要 德尔塔 毒株 引起", "河南 推迟 高中学生 学业 水平 考试", "河南 多地 推迟 教师资格 考试 面试", "宁波 本轮 疫情 病毒 德尔塔 进化 分支", "郑州 1 7 开展 全员 核酸 检测", null], "marker": {"opacity": 0.5, "size": 5}, "mode": "markers+text", "name": "8_核酸_毒株_检测", "text": ["", "", "", "", "", "", "", "", "", "", "", "", "", "", "", "", "", "", "", "", "", "", "", "8_核酸_毒株_检测"], "textfont": {"size": 12}, "type": "scattergl", "x": [3.131, 3.135, 3.549, 3.14, 3.131, 3.799, 3.16, 3.11, 3.094, 5.39, 3.608, 3.129, 3.666, 3.645, 3.677, 3.262, 3.618, 3.454, 3.161, 5.377, 5.388, 3.079, 3.917, 3.636], "y": [3.708, 3.798, 3.955, 3.859, 5.178, 6.948, 4.286, 3.755, 4.019, 4.585, 3.956, 3.745, 4.179, 3.917, 4.209, 4.153, 3.936, 3.912, 3.829, 4.593, 4.596, 3.726, 3.774, 4.201]}], "layout": {"annotations": [{"showarrow": false, "text": "D1", "x": 1.7, "y": 7.156, "yshift": 10}, {"showarrow": false, "text": "D2", "x": 5.995, "xshift": 10, "y": 12.0}], "height": 750, "shapes": [{"line": {"color": "#CFD8DC", "width": 2}, "type": "line", "x0": 5.995, "x1": 5.995, "y0": 2.313, "y1": 12.0}, {"line": {"color": "#9E9E9E", "width": 2}, "type": "line", "x0": 1.7, "x1": 10.29, "y0": 7.156, "y1": 7.156}], "title": {"font": {"color": "Black", "size": 22}, "text": "<b>Documents and Topics</b>", "x": 0.5, "xanchor": "center", "yanchor": "top"}, "width": 1200, "xaxis": {"visible": false}, "yaxis": {"visible": false}}}
